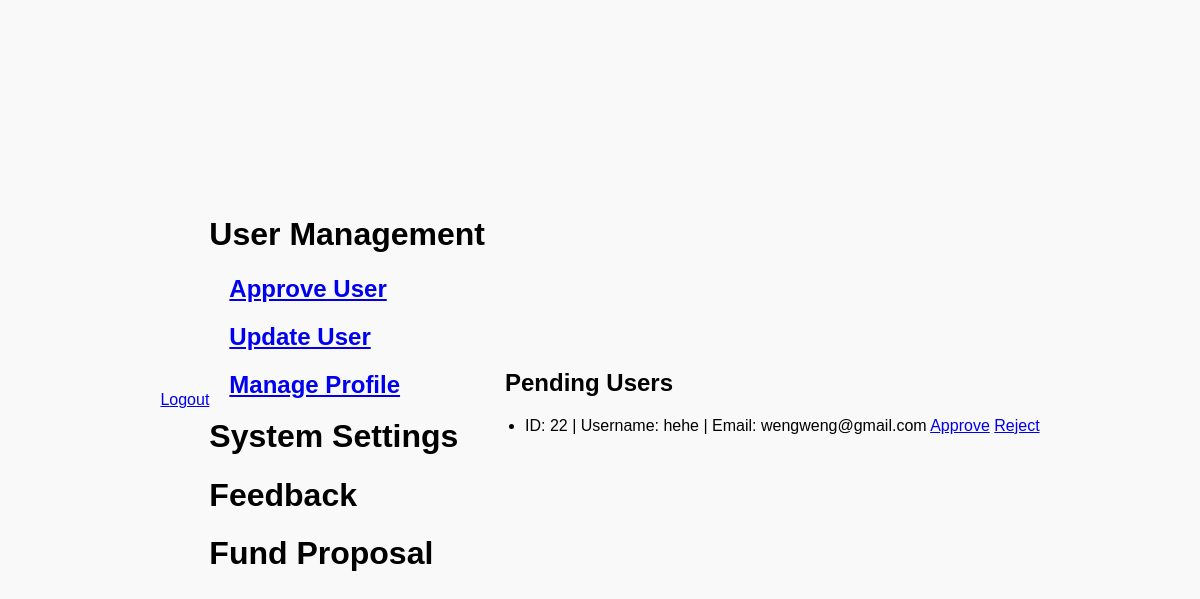
The page /profile/approve-user/ (signed in) on the database as committed earlier.
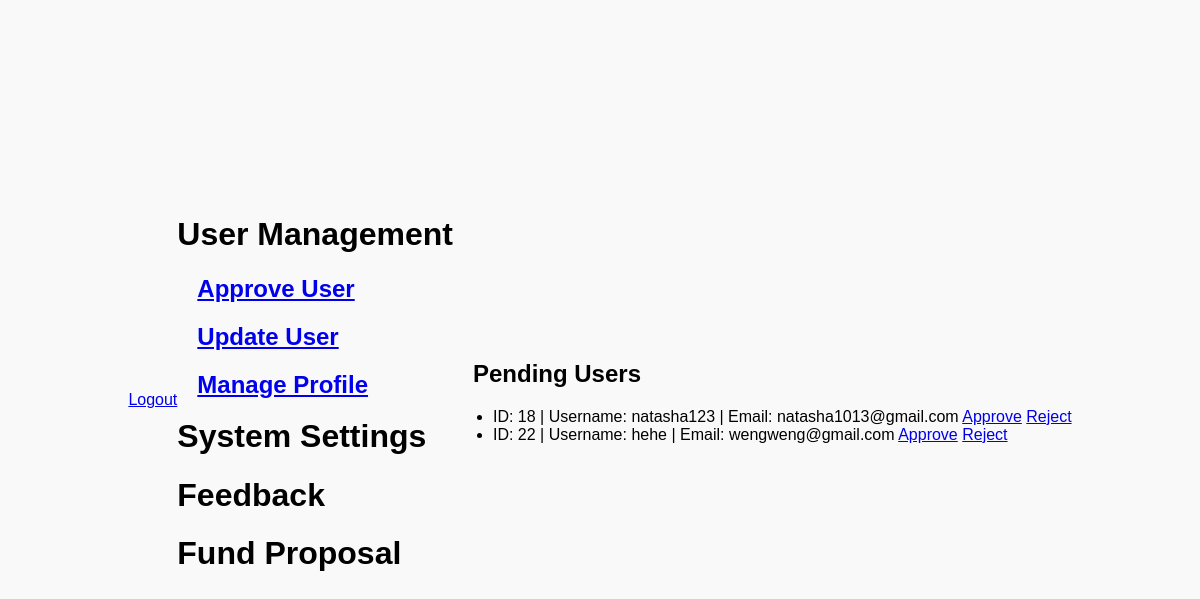
The same page on the database as committed later.
### users/models.py (models this page shows, shortened)
class Account(AbstractUser):
    ROLE_LIST = [
        ('student', 'Student'),
        ('officer', 'Aid Officer'),
        ('funder', 'Funder'),
        ('administrator', 'Administrator'),
    ]
    role                = models.CharField(max_length=13, choices=ROLE_LIST)
    study_program       = models.CharField(max_length=100, blank=True, null=True) # only for Students
    years_of_study      = models.IntegerField(blank=True, null=True)
    gpa                 = models.FloatField(blank=True, null=True)
    organization_name   = models.CharField(max_length=255, blank=True, null=True)
    is_approved         = models.BooleanField(default=False)
    phone_number        = models.CharField(max_length=15, blank=True, null=True)
    created_at          = models.DateTimeField(default=now)
    updated_at          = models.DateTimeField(auto_now=True)
    class Meta:
        db_table = 'users_masterlist'

### users/views.py (the view)
# urls.py: path('profile/approve-user/', views.pending_users, name = 'pending_users'),
@login_required
def pending_users(request):
    if request.user.role != 'administrator':
        raise PermissionDenied("You do not have permission to access this page.")
    pending_users = Account.objects.filter(is_approved=False)
    return render(request, 'dashboards/admin_dashboard.html', {
        'section': 'pending_users',
        'pending_users': pending_users
    })

### users/templates/dashboards/admin_dashboard.html (shortened to what this page needs)
{% extends "dashboards/dashboard.html" %}
{% load static %}
{% block menu %}
    <div class="menu-section">
        <h1 id="manage-profile">User Management</h1>
        <div class="submenu">
            <h2><a href="{% url 'pending_users' %}">Approve User</a></h2>
            <h2><a href="{% url 'update_user' %}">Update User</a></h2>
            <h2><a href="{% url 'dashboard' %}">Manage Profile</a></h2>
        </div>
    </div>
    <div class="menu-section">
        <h1 id="system-settings">System Settings</h1>
    </div>
    <div class="menu-section">
        <h1 id="feedback">Feedback</h1>
    </div>
    <div class="menu-section">
        <h1 id="fund-proposal">Fund Proposal</h1>
    </div>
{% endblock menu %}
{% block main_content %}
    {% if section == 'pending_users' %}
        <h2>Pending Users</h2>
        <ul class="pending-users-list">
            {% if pending_users %}
                {% for user in pending_users %}
                    <li>
                        ID: {{ user.id }} | Username: {{ user.username }} | Email: {{ user.email }}
                        <a href="{% url 'approve_user' user.id %}" class="btn btn-success">Approve</a>
                        <a href="{% url 'reject_user' user.id %}" class="btn btn-danger">Reject</a>
                    </li>
                {% endfor %}
            {% else %}
                <li>No pending users to approve.</li>
            {% endif %}
        </ul>
    {% elif section == 'config_parameters' %}
        <h2>Configuration Parameters</h2>
        <p>Display configuration parameters here.</p>
    {% elif section == 'add_parameters' %}
        <h2>Add Parameters</h2>
        <p>Add new parameters here.</p>
    {% elif section == 'feedback_management' %}
        <h2>Feedback Management</h2>
        <p>Manage feedback here.</p>
    {% elif section == 'approve_requests' %}
        <h2>Approve Requests</h2>
        <p>Approve fund requests here.</p>
    {% elif section == 'edit_program' %}
        <h2>Edit Program</h2>
        <p>Edit program details here.</p>
    {% else %}
        <p>Update Profile.</p>
    {% endif %}
{% endblock main_content %}

Rows that differ between the two databases and show on the page:
now on this page (row edited): Account: id "18", username "natasha123", email "natasha1013@gmail.com"
